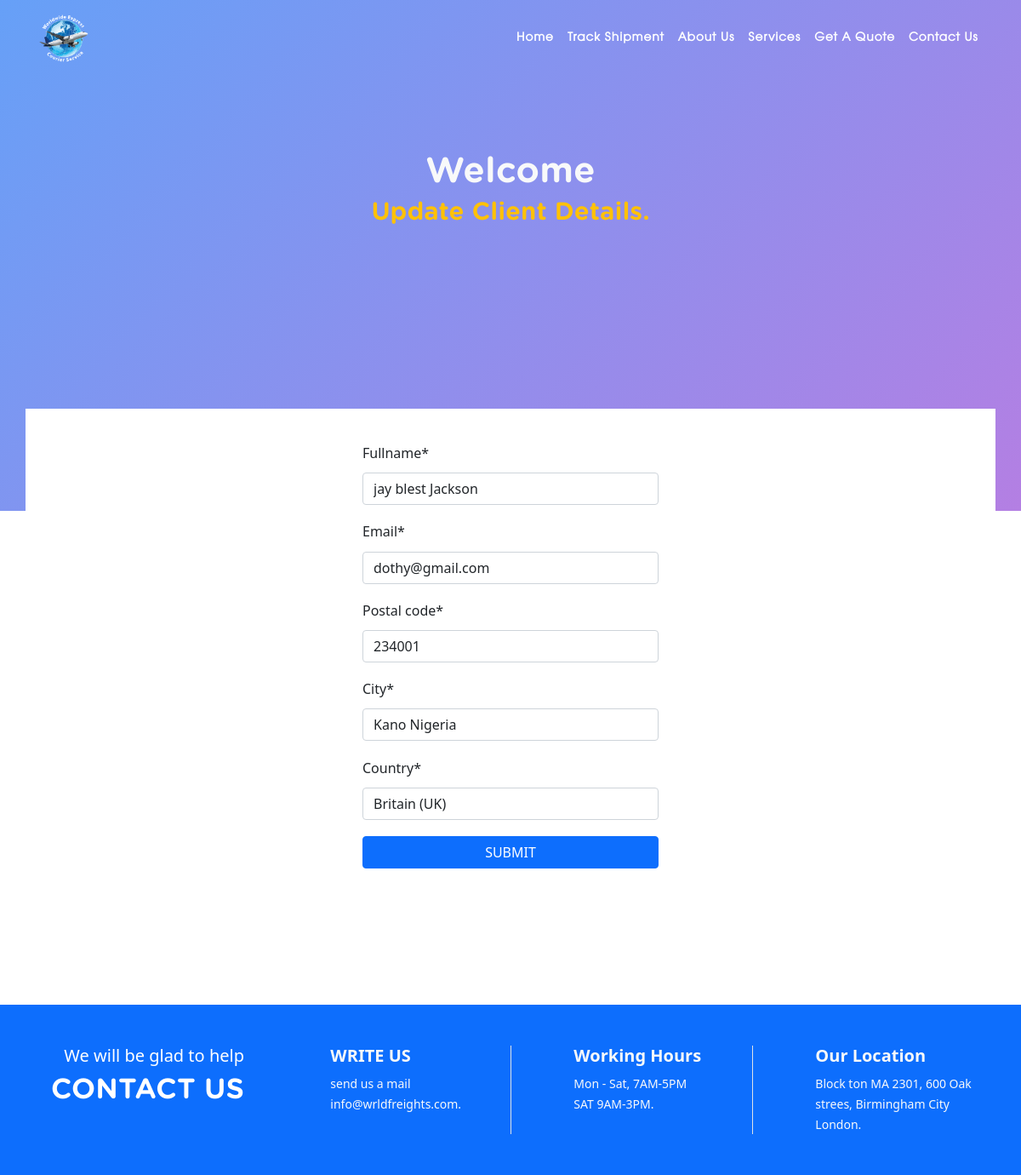
Page /edit/client/cars-trucks/4/ on the committed database.
### shipment/models.py (models this page shows, shortened)
class ItemReciever(models.Model):
    sender = models.ForeignKey(ItemSender, on_delete=models.CASCADE, related_name="sender_to_receiver")
    fullname = models.CharField(max_length=250, blank=False, null=False)
    email = models.EmailField(max_length=200, blank=False, null=False)
    address =  models.CharField(max_length=300, blank=True, null=True)
    postal_code = models.CharField(max_length=150, blank=False, null=False)
    city = models.CharField(max_length=100, blank=False, null=False)
    country = CountryField(
        blank_label="(select a country)",
    )
    date_created = models.DateTimeField(default=timezone.now)
    class Meta:
        ordering = ('-date_created',)

### shipment/views.py (the view)
# urls.py: path('edit/client/<str:slug>/<int:id>/', editClient, name='edit_client'),
def editClient(request, slug, id):
    item = ItemDetail.objects.get(slug=slug, id=id)
    receiver = item.item_receiver
    if request.method == "POST":
        form = EditClientForm(request.POST, instance=receiver)
        if form.is_valid():
            form.save()
            messages.success(request, f"Client details updated successfully.")
            return redirect("client-dashboard", request.user.username)
    else:
        form = EditClientForm(instance=receiver)
    context = {
        'title': "world-editor sender",
        'form': form
    }
    return render(request, 'shipment/editclient.html', context)

### shipment/forms.py
class EditClientForm(forms.ModelForm):
    class Meta:
        model = ItemReciever
        fields = ["fullname", "email", "postal_code", "city", "country"]

### shipment/templates/shipment/editclient.html (shortened to what this page needs)
{% extends 'base.html' %} {% load static %} {% load crispy_forms_tags %} {% block content %}
<section class="navbackground">
    <div class="container">
        <section class="row">
            <div class="col-12 col-md-6 mx-auto text-center">
                <h1 class="text-light">Welcome
                </h1>
                <h3 class="text-warning">Update Client Details.
                </h3>
            </div>
        </section>
    </div>
</section>
<section id="dashboard" style="transform: translateY(-120px); z-index: 1000;">
    <div class="container py-4  bg-white">
        <div class="row ">
            <div class="col-12 col-md-4 mx-auto p-3">
                <form method="POST" enctype="multipart/form-data">
                    {% csrf_token %} {{form|crispy}}
                    <div>
                        <button type="submit" class=" btn btn-primary col-12">
                            SUBMIT
                        </button>
                    </div>
                </form>
            </div>
        </div>
    </div>
</section>
{% endblock content %}

### shipment/static/shipment/css/main.css (style rules this page uses)
html, body { width: auto !important; }
h1, h2, h3, h4, h4, h6 { font-family: 'Gotham Rounded'; font-weight: 100; text-transform: capitalize; letter-spacing: 0 !important; }
.navbackground { padding-top: 22vh; min-height: 75vh; background: linear-gradient(135deg, rgba(0, 97, 242, .6) 0%, rgba(105, 0, 199, .5) 100%); }

### client/static/client/css/client.css (style rules this page uses)
.form-group { margin-bottom: 1.2rem; }
.form-control { margin-top: .7rem; }

### rows in the picture
ItemReciever: fullname "jay blest Jackson", email "dothy@gmail.com", postal_code "234001", city "Kano Nigeria", country "Britain (UK)"
